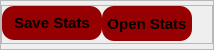
                        <widget class="QFrame" name="frame_39">
                         <property name="sizePolicy">
                          <sizepolicy hsizetype="Preferred" vsizetype="Expanding">
                           <horstretch>0</horstretch>
                           <verstretch>0</verstretch>
                          </sizepolicy>
                         </property>
                         <property name="maximumSize">
                          <size>
                           <width>16777215</width>
                           <height>50</height>
                          </size>
                         </property>
                         <property name="frameShape">
                          <enum>QFrame::StyledPanel</enum>
                         </property>
                         <property name="frameShadow">
                          <enum>QFrame::Raised</enum>
                         </property>
                         <layout class="QHBoxLayout" name="horizontalLayout_43">
                          <property name="spacing">
                           <number>0</number>
                          </property>
                          <property name="leftMargin">
                           <number>0</number>
                          </property>
                          <property name="topMargin">
                           <number>0</number>
                          </property>
                          <property name="rightMargin">
                           <number>0</number>
                          </property>
                          <property name="bottomMargin">
                           <number>0</number>
                          </property>
                          <item>
                           <widget class="QFrame" name="frame_48">
                            <property name="minimumSize">
                             <size>
                              <width>0</width>
                              <height>35</height>
                             </size>
                            </property>
                            <property name="maximumSize">
                             <size>
                              <width>16777215</width>
                              <height>39</height>
                             </size>
                            </property>
                            <property name="styleSheet">
                             <string notr="true">QPushButton{
background-color:rgb(150,0,0);
border-radius: 12px;
}</string>
                            </property>
                            <property name="frameShape">
                             <enum>QFrame::StyledPanel</enum>
                            </property>
                            <property name="frameShadow">
                             <enum>QFrame::Raised</enum>
                            </property>
                            <layout class="QHBoxLayout" name="horizontalLayout_42">
                             <property name="spacing">
                              <number>0</number>
                             </property>
                             <property name="leftMargin">
                              <number>0</number>
                             </property>
                             <property name="topMargin">
                              <number>0</number>
                             </property>
                             <property name="rightMargin">
                              <number>20</number>
                             </property>
                             <property name="bottomMargin">
                              <number>22</number>
                             </property>
                             <item>
                              <widget class="QPushButton" name="saveStatsButton">
                               <property name="sizePolicy">
                                <sizepolicy hsizetype="Preferred" vsizetype="Preferred">
                                 <horstretch>0</horstretch>
                                 <verstretch>0</verstretch>
                                </sizepolicy>
                               </property>
                               <property name="minimumSize">
                                <size>
                                 <width>100</width>
                                 <height>34</height>
                                </size>
                               </property>
                               <property name="maximumSize">
                                <size>
                                 <width>100</width>
                                 <height>23</height>
                                </size>
                               </property>
                               <property name="font">
                                <font>
                                 <pointsize>11</pointsize>
                                 <bold>true</bold>
                                </font>
                               </property>
                               <property name="text">
                                <string>Save Stats</string>
                               </property>
                              </widget>
                             </item>
                             <item>
                              <widget class="QPushButton" name="openStatsButton">
                               <property name="sizePolicy">
                                <sizepolicy hsizetype="Preferred" vsizetype="Preferred">
                                 <horstretch>0</horstretch>
                                 <verstretch>0</verstretch>
                                </sizepolicy>
                               </property>
                               <property name="minimumSize">
                                <size>
                                 <width>90</width>
                                 <height>35</height>
                                </size>
                               </property>
                               <property name="maximumSize">
                                <size>
                                 <width>98</width>
                                 <height>23</height>
                                </size>
                               </property>
                               <property name="font">
                                <font>
                                 <pointsize>11</pointsize>
                                 <bold>true</bold>
                                </font>
                               </property>
                               <property name="text">
                                <string>Open Stats</string>
                               </property>
                              </widget>
                             </item>
                            </layout>
                           </widget>
                          </item>
                         </layout>
                        </widget>
